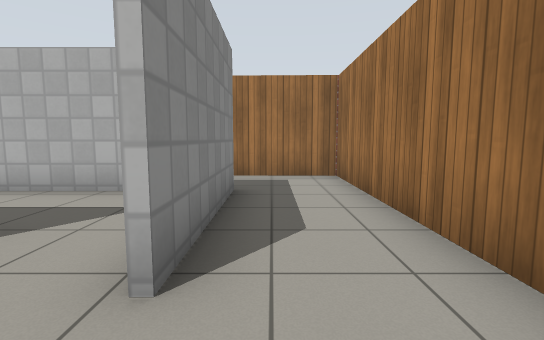
View 1 (above)

16 first-person views from a walk through a Gazebo world. The camera is 0.94 m above the floor, tilts 6° down and sees 85° across. The floor is counted in squares, 1 m on a side. Each view is taken from the middle of a square. On the plan, view 1 faces up. The plan holds only what a view shows up to about 11 squares ahead; the rest is blank. Gazebo's built-in surfaces are drawn with simple patterns.

View 2
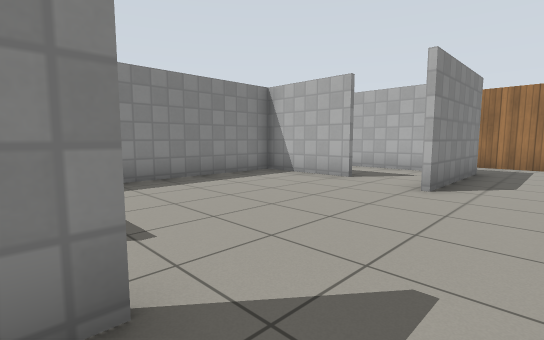

View 3
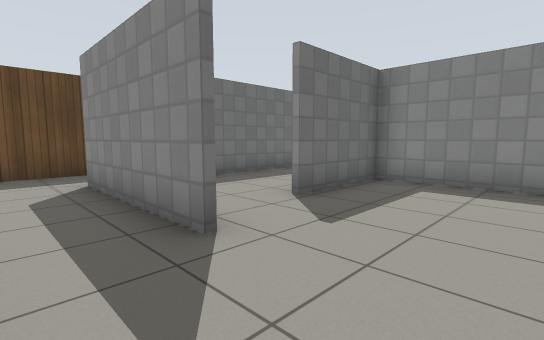

View 4
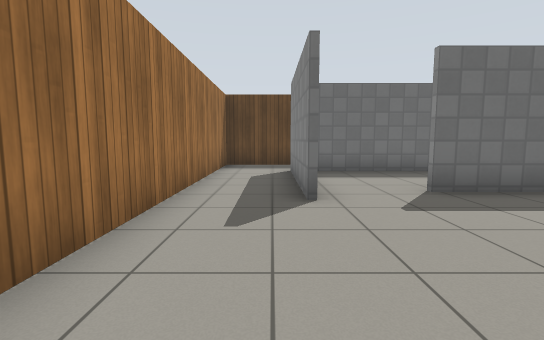

View 5
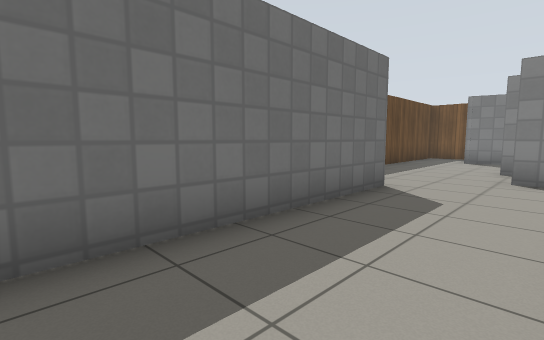

View 6
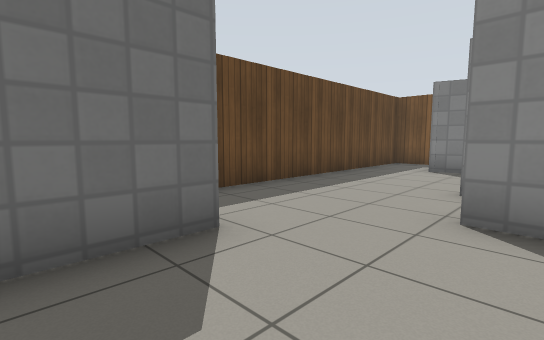

View 7
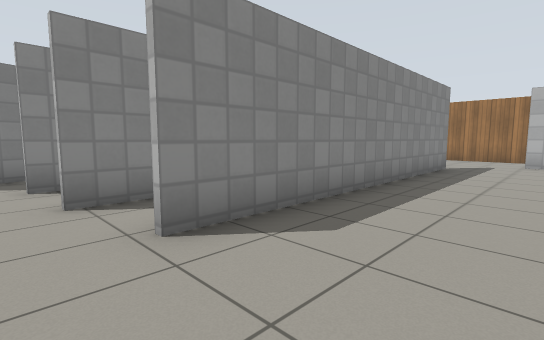

View 8
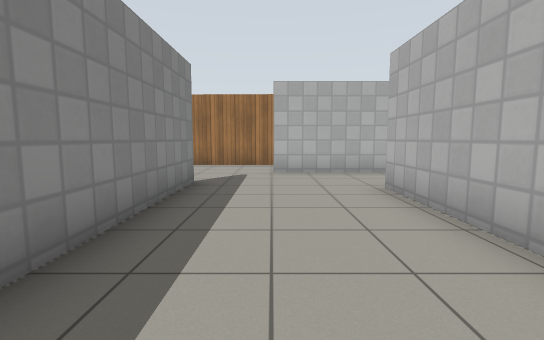

View 9
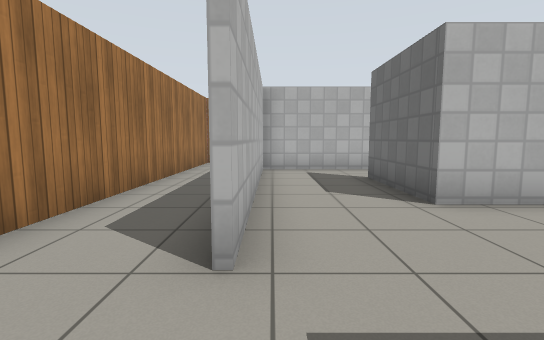

View 10
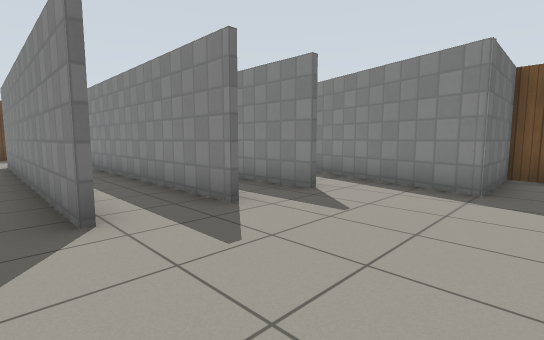

View 11
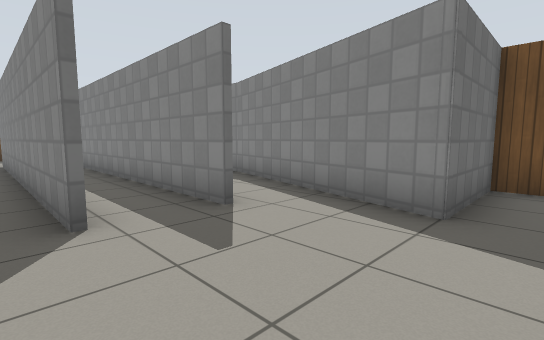

View 12
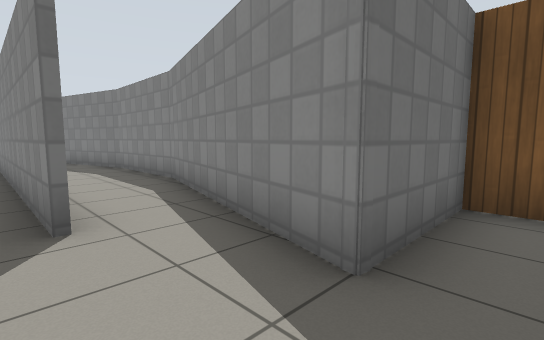

View 13
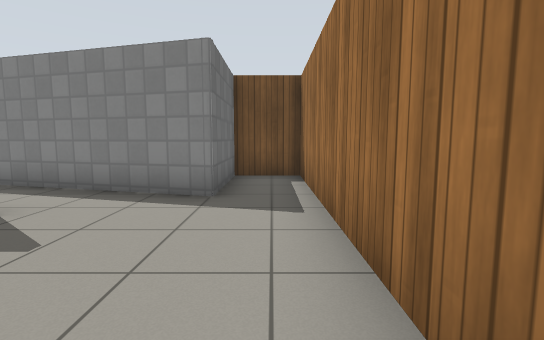

View 14
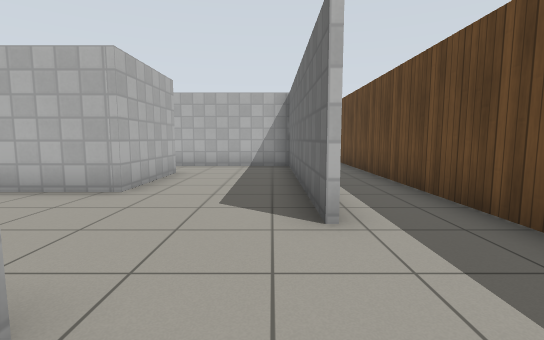

View 15
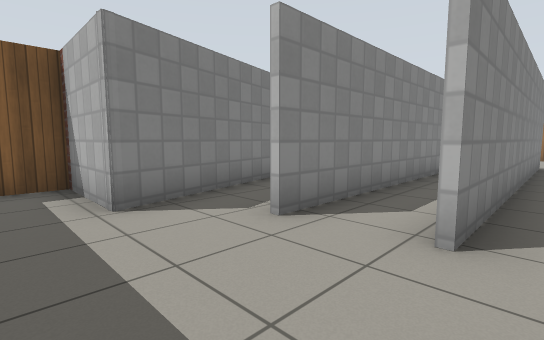

View 16
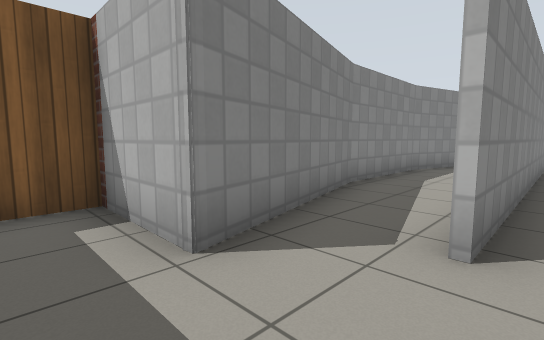

### Floor plan
Key: @ floor where view 1 was taken; # wall or solid block; . floor.
Columns run from 18 left of view 1 to 2 right of it. Each row starts with its distance up from view 1.
  8 #####################
  7 #...................#
  6 ####................#
  5   ##.......#######..#
  4   #..............#..#
  3   #..##.#...####.#..#
  2   #..##.#...#....#..#
  1  ##..##.#...#.......
  0  #...##.#...#.....@.
 -1  #...##.#...#.......#
 -2  #...##.#...#.......#
 -3  #...##.#...#.......#
 -4  ##..##.#...####.#..#
 -5   #..##.#........#..#
 -6   #..##..........#..#
 -7   #..............#..#
 -8 ###........#######..#
 -9 #...................#
-10 #####################

Positions as (right, up) in squares from view 1, and headings:
1: (0, 0), facing up
2: (1, -4), facing up-left
3: (1, -1), facing down-left
4: (0, 1), facing down
5: (-2, -5), facing down-left
6: (-6, -5), facing down-left
7: (-7, -7), facing up-left
8: (-8, -3), facing up
9: (-10, 5), facing right
10: (-9, 7), facing down-left
11: (-11, 7), facing down-left
12: (-13, 7), facing down-left
13: (-10, 7), facing left
14: (-11, -7), facing right
15: (-11, -9), facing up-left
16: (-13, -9), facing up-left
